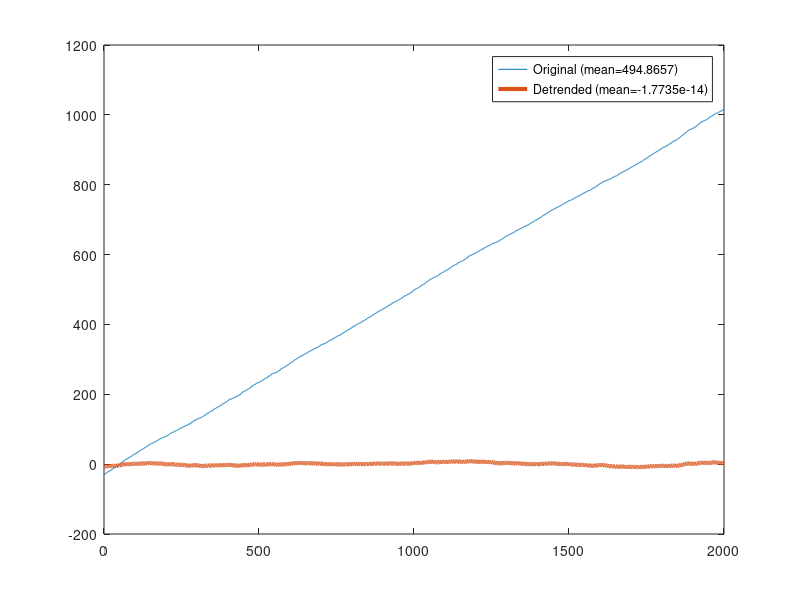

MATLAB code to generate this figure:
%% Removing a linear trend

%%

% Create signal with a linear trend imposed
n = 2000;
signal = cumsum(rand(1,n)) + linspace(-30,30,n);

% Linear detrending
detsignal = detrend(signal);

% Plot signal and detrended signal
figure(1), clf
plot(1:n, signal, 1:n,detsignal, 'linew',3)
legend({ ['Original (mean=' num2str(mean(signal)) ')' ];[ 'Detrended (mean=' num2str(mean(detsignal)) ')' ]})